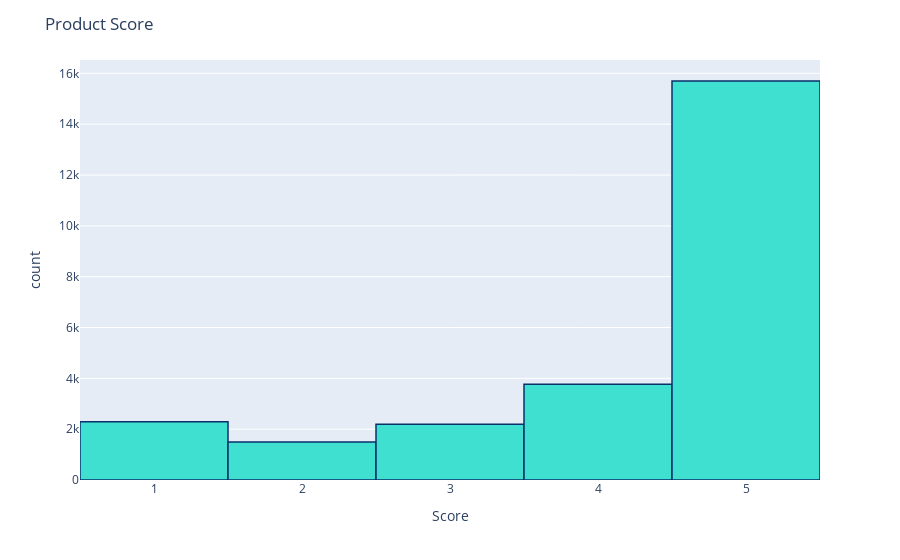

Write notebook code for a chart like this one.
### Code cell
import plotly.offline as py
py.init_notebook_mode(connected=True)
import plotly.graph_objs as go
import plotly.tools as tls
import plotly.express as px
fig = px.histogram(df, x="Score")
fig.update_traces(marker_color="turquoise",marker_line_color='rgb(8,48,107)',
marker_line_width=1.5) 
fig.update_layout(title_text='Product Score')
fig.show()

### Figure 1 — Plotly figure (JSON) as saved in the notebook; plotly's stock layout.template omitted (floating-point values rounded to 4 significant figures; data arrays with more than 128 entries replaced by an {"elided": "..."} marker saying what was removed)
{"data": [{"alignmentgroup": "True", "bingroup": "x", "hovertemplate": "Score=%{x}<br>count=%{y}<extra></extra>", "legendgroup": "", "marker": {"color": "turquoise", "line": {"color": "rgb(8,48,107)", "width": 1.5}, "pattern": {"shape": ""}}, "name": "", "offsetgroup": "", "orientation": "v", "showlegend": false, "type": "histogram", "x": {"elided": "25454 int values"}, "xaxis": "x", "yaxis": "y"}], "layout": {"barmode": "relative", "legend": {"tracegroupgap": 0}, "margin": {"t": 60}, "title": {"text": "Product Score"}, "xaxis": {"anchor": "y", "domain": [0, 1], "title": {"text": "Score"}}, "yaxis": {"anchor": "x", "domain": [0, 1], "title": {"text": "count"}}}}
